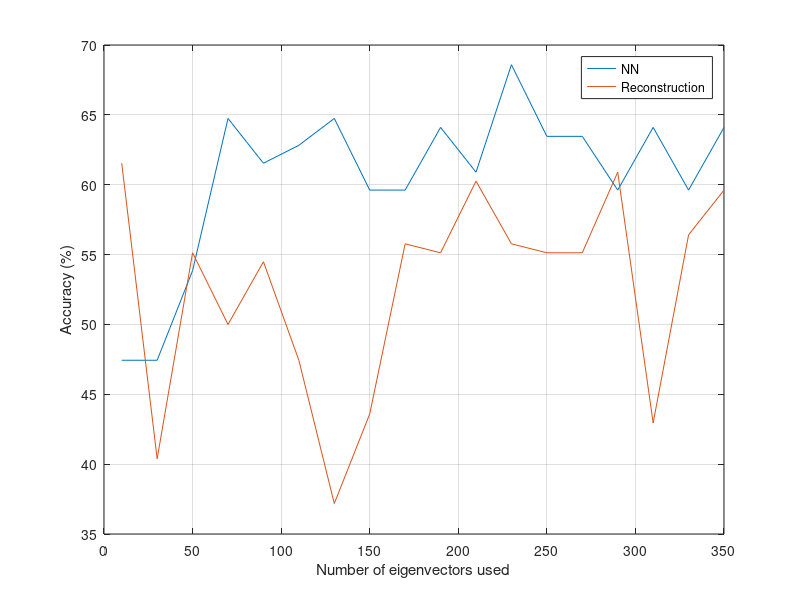
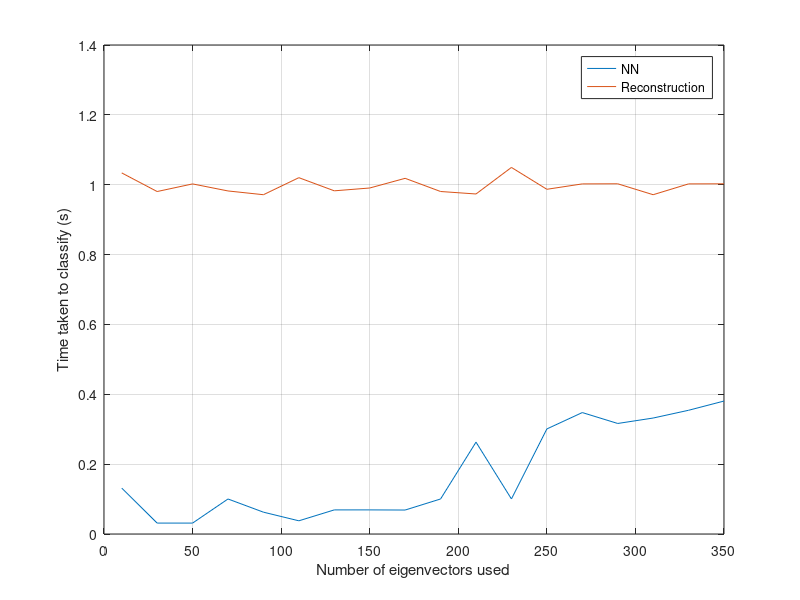

MATLAB code to generate these figures, in order:
clear all, close all
NN_results = load('results_NN');
rec_results = load('results_rec');

figure()
plot(NN_results.n_eigenvecs, NN_results.accuracy * 100)
grid on
hold on
plot(rec_results.n_eigenvecs, rec_results.accuracy * 100)

xlabel('Number of eigenvectors used')
ylabel('Accuracy (%)')
legend('NN', 'Reconstruction')

figure()
plot(NN_results.n_eigenvecs, NN_results.duration)
hold on
grid on
plot(rec_results.n_eigenvecs, rec_results.duration)

xlabel('Number of eigenvectors used')
ylabel('Time taken to classify (s)')
legend('NN', 'Reconstruction')
